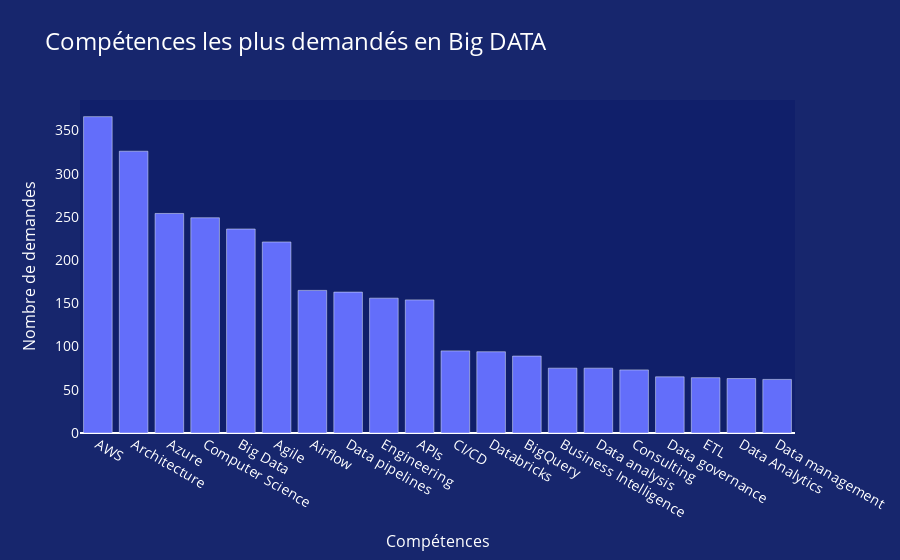

Source (notebook cell):
### Code cell
# Bar chart for most demanded skills in big data
number_of_line = 20
skills = big_data_skills.head(number_of_line)['Skill']
jobs_counts = big_data_skills.head(number_of_line)['Job Count']

# Create the bar chart
skills_fig = px.bar(
    x=skills, 
    y=jobs_counts, 
    labels={'x': 'Compétences', 'y': 'Nombre de demandes'}, title='Compétences les plus demandés en Big DATA',
)


# Customize the layout
skills_fig.update_layout(
    title_font=dict(size=24),
    xaxis=dict(title_font=dict(size=16)),
    yaxis=dict(title_font=dict(size=16)),
    font=dict(size=14),
    font_color='white',
    plot_bgcolor='#101F6A',
    paper_bgcolor='#17266D',
    xaxis_showgrid=False,
    yaxis_showgrid=False
)

# Show the plot in notebook
skills_fig.show()

### Figure 1 — Plotly figure (JSON) as saved in the notebook; plotly's stock layout.template omitted (floating-point values rounded to 4 significant figures)
{"data": [{"alignmentgroup": "True", "hovertemplate": "Compétences=%{x}<br>Nombre de demandes=%{y}<extra></extra>", "legendgroup": "", "marker": {"color": "#636efa", "pattern": {"shape": ""}}, "name": "", "offsetgroup": "", "orientation": "v", "showlegend": false, "textposition": "auto", "type": "bar", "x": ["AWS", "Architecture", "Azure", "Computer Science", "Big Data", "Agile", "Airflow", "Data pipelines", "Engineering", "APIs", "CI/CD", "Databricks", "BigQuery", "Business Intelligence", "Data analysis", "Consulting", "Data governance", "ETL", "Data Analytics", "Data management"], "xaxis": "x", "y": [366, 326, 254, 249, 236, 221, 165, 163, 156, 154, 95, 94, 89, 75, 75, 73, 65, 64, 63, 62], "yaxis": "y"}], "layout": {"barmode": "relative", "font": {"color": "white", "size": 14}, "legend": {"tracegroupgap": 0}, "paper_bgcolor": "#17266D", "plot_bgcolor": "#101F6A", "title": {"font": {"size": 24}, "text": "Compétences les plus demandés en Big DATA"}, "xaxis": {"anchor": "y", "domain": [0, 1], "showgrid": false, "title": {"font": {"size": 16}, "text": "Compétences"}}, "yaxis": {"anchor": "x", "domain": [0, 1], "showgrid": false, "title": {"font": {"size": 16}, "text": "Nombre de demandes"}}}}
